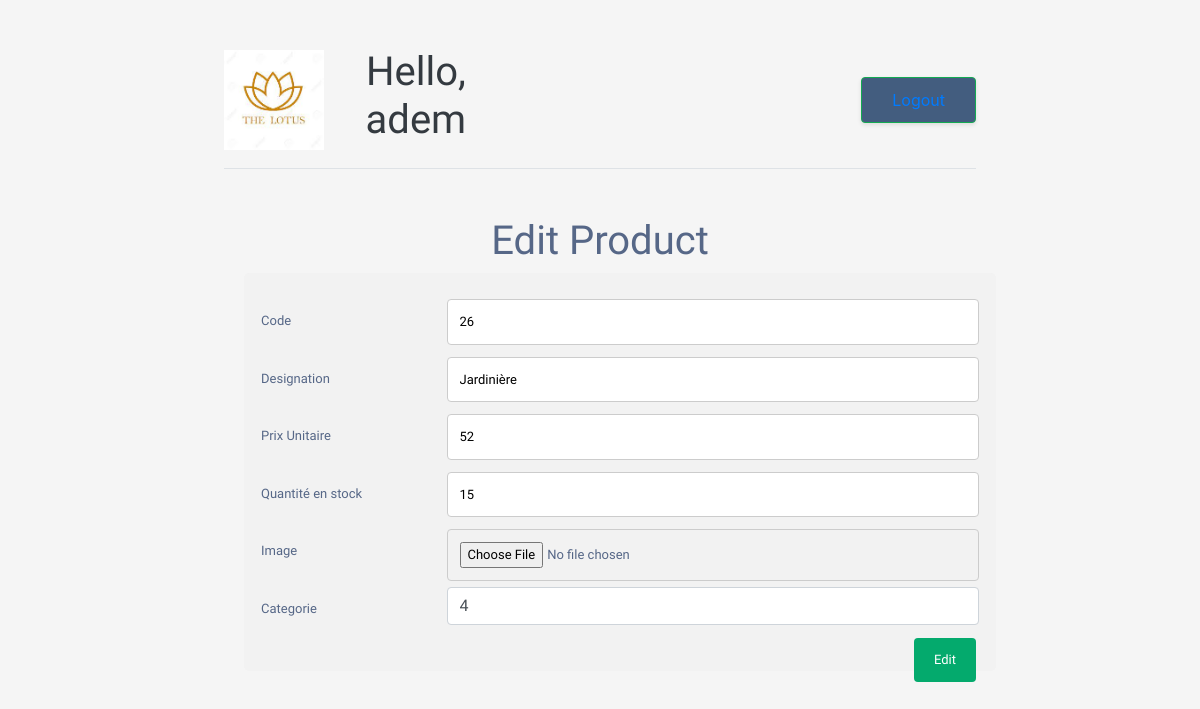
/update.php?code=26 (signed in), run on the app's committed database.
### tables this page shows
CREATE TABLE `produit` (
  `code` int(11) NOT NULL,
  `designation` varchar(200) NOT NULL,
  `prix` float NOT NULL,
  `qte` int(11) NOT NULL,
  `image` varchar(50) NOT NULL,
  `code_categorie` int(11) NOT NULL
);

### update.php (the view, shortened to what this page needs)
<?php
if (isset($_GET['code'])) {
  $pdo = new PDO("mysql:host=localhost;dbname=simple1", "root", "");
  $code = $_GET['code'];
  $req = "SELECT * FROM produit WHERE code=$code";
  $result = $pdo->query($req);
  $row = $result->fetch(PDO::FETCH_ASSOC);
} ?>
<head>
  <?php
require "include/header.php";
?>
</head>
<h1> Edit Product</h1>
<body>
  <div class="container">
    <form action="index.php" method="get">
      <div class="row">
        <div class="col-25">
          <label>Code</label>
        </div>
        <div class="col-75">
          <input type="number" name="codee" value="<?php echo htmlspecialchars($row['code']); ?>">
        </div>
      </div>
      <div class="row">
        <div class="col-25">
          <label>Designation</label>
        </div>
        <div class="col-75">
          <input type="text" name="dess" value="<?php echo htmlspecialchars($row['designation']); ?>">
        </div>
      </div>
      <div class="row">
        <div class="col-25">
          <label>Prix Unitaire</label>
        </div>
        <div class="col-75">
          <input type="number" name="PUU" value="<?php echo htmlspecialchars($row['prix']); ?>" required>
        </div>
      </div>
      <div class="row">
        <div class="col-25">
          <label>Quantité en stock</label>
        </div>
        <div class="col-75">
          <input type="number" name="Qtee" value="<?php echo htmlspecialchars($row['qte']); ?>" required>
        </div>
      </div>
      <div class="row">
        <div class="col-25">
          <label>Image</label>
        </div>
        <div class="col-75">
          <input type="file" name="img" value="<?php echo htmlspecialchars($row['image']); ?>">
        </div>
      </div>
      <div class="row">
        <div class="col-25">
          <label for="categories">Categorie</label>
        </div>
        <div class="col-75">
          <input list="categories" id="input" name="Catt"
            value="<?php echo htmlspecialchars($row['code_categorie']); ?>" class="form-control" required>
        </div>
      </div>
      <div>
        <input type="submit" value="Edit">
      </div>
    </form>
  </div>
</body>
</html>

### include/header.php (style rules this page uses)
body { color: #566787; background: #f5f5f5; font-family: 'Varela Round', sans-serif; font-size: 13px; }

### update.php (style rules this page uses)
* { box-sizing: border-box; }
input[type=text], input[type=number], input[type=file], input[type=list], select, textarea { width: 100%; padding: 12px; border: 1px solid #ccc; border-radius: 4px; resize: vertical; }
label { padding: 12px 12px 12px 0; display: inline-block; }
input[type=submit] { background-color: #04AA6D; color: white; padding: 12px 20px; border: none; border-radius: 4px; cursor: pointer; float: right; }
.container { border-radius: 5px; background-color: #f2f2f2; padding: 20px; margin: 0px 0px 0px 20px; }
.col-25 { float: left; width: 25%; margin-top: 6px; }
.col-75 { float: left; width: 75%; margin-top: 6px; }
.row:after { content: ""; display: table; clear: both; }
h1 { text-align: center; }

### data on the page
produit: codee "26", dess "Jardinière", PUU "52", Qtee "15", Catt "4"

### other printed values
$_SESSION['name'] "adem"
